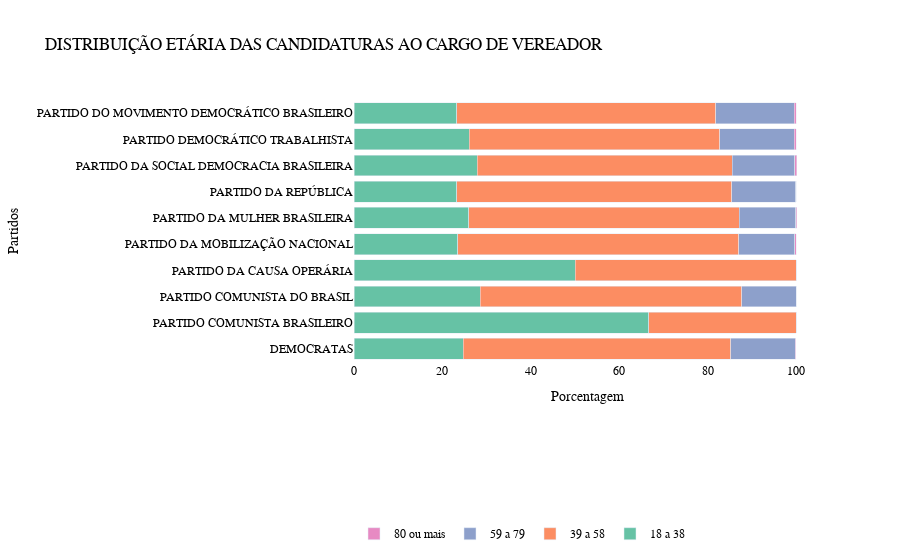

Notebook code for this chart:
### Markdown cell above
Gráfico distribuição etária

### Code cell
# Gráfico Distribuição etária
fig = go.Figure()

fig.add_trace(go.Bar(y = partidos[0:10],
                x = xIdade_1[0:10],
                name = '18 a 38',
                orientation='h'))
    
fig.add_trace(go.Bar(y = partidos[0:10],
                x = xIdade_2[0:10],
                name = '39 a 58',
                orientation='h'))

fig.add_trace(go.Bar(y = partidos[0:10],
                x = xIdade_3 ,
                name = '59 a 79',
                orientation='h'))

fig.add_trace(go.Bar(y = partidos[0:10],
                x = xIdade_4[0:10],
                name = '80 ou mais',
                orientation='h'))




fig.update_layout(title = 'DISTRIBUIÇÃO ETÁRIA DAS CANDIDATURAS AO CARGO DE VEREADOR',
                   xaxis_title='Porcentagem',
                   yaxis_title='Partidos',
                   font = {'family': 'Arial','size': 12,'color': 'black'},  
                   plot_bgcolor = 'white',
                   barmode = 'stack',
                   legend_orientation = "h",
                   legend=dict(x=0.0, y=-0.6),
                   colorway=px.colors.qualitative.Set2)

fig.update_xaxes( showgrid=False, gridwidth=1, gridcolor='lightgray',
showline=False, linewidth=1, linecolor='black')
fig.update_yaxes(showgrid=False, gridwidth=1, gridcolor='lightgray',
showline=False, linewidth=1, linecolor='black')

fig.show()

### Figure 1 — Plotly figure (JSON) as saved in the notebook; plotly's stock layout.template omitted (floating-point values rounded to 4 significant figures)
{"data": [{"name": "18 a 38", "orientation": "h", "type": "bar", "x": [24.7, 66.7, 28.5, 50, 23.5, 25.9, 23.2, 27.9, 26.1, 23.2], "y": ["DEMOCRATAS", "PARTIDO COMUNISTA BRASILEIRO", "PARTIDO COMUNISTA DO BRASIL", "PARTIDO DA CAUSA OPERÁRIA", "PARTIDO DA MOBILIZAÇÃO NACIONAL", "PARTIDO DA MULHER BRASILEIRA", "PARTIDO DA REPÚBLICA", "PARTIDO DA SOCIAL DEMOCRACIA BRASILEIRA", "PARTIDO DEMOCRÁTICO TRABALHISTA", "PARTIDO DO MOVIMENTO DEMOCRÁTICO BRASILEIRO"]}, {"name": "39 a 58", "orientation": "h", "type": "bar", "x": [60.5, 33.3, 59.2, 50, 63.5, 61.2, 62.2, 57.6, 56.6, 58.6], "y": ["DEMOCRATAS", "PARTIDO COMUNISTA BRASILEIRO", "PARTIDO COMUNISTA DO BRASIL", "PARTIDO DA CAUSA OPERÁRIA", "PARTIDO DA MOBILIZAÇÃO NACIONAL", "PARTIDO DA MULHER BRASILEIRA", "PARTIDO DA REPÚBLICA", "PARTIDO DA SOCIAL DEMOCRACIA BRASILEIRA", "PARTIDO DEMOCRÁTICO TRABALHISTA", "PARTIDO DO MOVIMENTO DEMOCRÁTICO BRASILEIRO"]}, {"name": "59 a 79", "orientation": "h", "type": "bar", "x": [14.6, 0, 12.3, 0, 12.7, 12.8, 14.5, 14.2, 16.9, 17.8, 16.2, 13.8, 14.6, 6.5, 15, 16.4, 16.2, 11.2, 11.7, 13, 15.6, 10.9, 13.8, 14.9, 13, 17.3, 13.6, 10.5, 12.4, 11.6, 11.4, 12.4, 12.8, 11.1, 13.6], "y": ["DEMOCRATAS", "PARTIDO COMUNISTA BRASILEIRO", "PARTIDO COMUNISTA DO BRASIL", "PARTIDO DA CAUSA OPERÁRIA", "PARTIDO DA MOBILIZAÇÃO NACIONAL", "PARTIDO DA MULHER BRASILEIRA", "PARTIDO DA REPÚBLICA", "PARTIDO DA SOCIAL DEMOCRACIA BRASILEIRA", "PARTIDO DEMOCRÁTICO TRABALHISTA", "PARTIDO DO MOVIMENTO DEMOCRÁTICO BRASILEIRO"]}, {"name": "80 ou mais", "orientation": "h", "type": "bar", "x": [0.1, 0, 0, 0, 0.3, 0.2, 0.1, 0.4, 0.4, 0.4], "y": ["DEMOCRATAS", "PARTIDO COMUNISTA BRASILEIRO", "PARTIDO COMUNISTA DO BRASIL", "PARTIDO DA CAUSA OPERÁRIA", "PARTIDO DA MOBILIZAÇÃO NACIONAL", "PARTIDO DA MULHER BRASILEIRA", "PARTIDO DA REPÚBLICA", "PARTIDO DA SOCIAL DEMOCRACIA BRASILEIRA", "PARTIDO DEMOCRÁTICO TRABALHISTA", "PARTIDO DO MOVIMENTO DEMOCRÁTICO BRASILEIRO"]}], "layout": {"barmode": "stack", "colorway": ["rgb(102,194,165)", "rgb(252,141,98)", "rgb(141,160,203)", "rgb(231,138,195)", "rgb(166,216,84)", "rgb(255,217,47)", "rgb(229,196,148)", "rgb(179,179,179)"], "font": {"color": "black", "family": "Arial", "size": 12}, "legend": {"orientation": "h", "x": 0, "y": -0.6}, "plot_bgcolor": "white", "title": {"text": "DISTRIBUIÇÃO ETÁRIA DAS CANDIDATURAS AO CARGO DE VEREADOR"}, "xaxis": {"gridcolor": "lightgray", "gridwidth": 1, "linecolor": "black", "linewidth": 1, "showgrid": false, "showline": false, "title": {"text": "Porcentagem"}}, "yaxis": {"gridcolor": "lightgray", "gridwidth": 1, "linecolor": "black", "linewidth": 1, "showgrid": false, "showline": false, "title": {"text": "Partidos"}}}}
